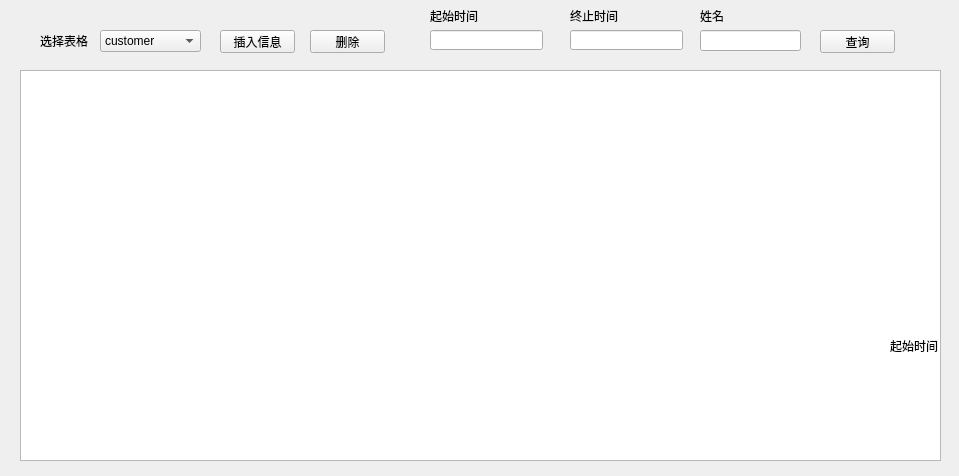
<?xml version="1.0" encoding="UTF-8"?>
<ui version="4.0">
 <class>DBmanager</class>
 <widget class="QWidget" name="DBmanager">
  <property name="geometry">
   <rect>
    <x>0</x>
    <y>0</y>
    <width>959</width>
    <height>476</height>
   </rect>
  </property>
  <property name="windowTitle">
   <string>Form</string>
  </property>
  <widget class="QTableWidget" name="tableWidget">
   <property name="geometry">
    <rect>
     <x>20</x>
     <y>70</y>
     <width>921</width>
     <height>391</height>
    </rect>
   </property>
  </widget>
  <widget class="QComboBox" name="comboBox">
   <property name="geometry">
    <rect>
     <x>100</x>
     <y>30</y>
     <width>101</width>
     <height>22</height>
    </rect>
   </property>
   <item>
    <property name="text">
     <string>customer</string>
    </property>
   </item>
   <item>
    <property name="text">
     <string>sportdata</string>
    </property>
   </item>
  </widget>
  <widget class="QPushButton" name="deleteButton">
   <property name="geometry">
    <rect>
     <x>310</x>
     <y>30</y>
     <width>75</width>
     <height>23</height>
    </rect>
   </property>
   <property name="text">
    <string>删除</string>
   </property>
  </widget>
  <widget class="QLabel" name="label">
   <property name="geometry">
    <rect>
     <x>40</x>
     <y>30</y>
     <width>51</width>
     <height>21</height>
    </rect>
   </property>
   <property name="text">
    <string>选择表格：</string>
   </property>
  </widget>
  <widget class="QPushButton" name="insertButton">
   <property name="geometry">
    <rect>
     <x>220</x>
     <y>30</y>
     <width>75</width>
     <height>23</height>
    </rect>
   </property>
   <property name="text">
    <string>插入信息</string>
   </property>
  </widget>
  <widget class="QLineEdit" name="startTimeEdit">
   <property name="geometry">
    <rect>
     <x>430</x>
     <y>30</y>
     <width>113</width>
     <height>20</height>
    </rect>
   </property>
  </widget>
  <widget class="QLineEdit" name="endTimeEdit">
   <property name="geometry">
    <rect>
     <x>570</x>
     <y>30</y>
     <width>113</width>
     <height>20</height>
    </rect>
   </property>
  </widget>
  <widget class="QPushButton" name="searchButton">
   <property name="geometry">
    <rect>
     <x>820</x>
     <y>30</y>
     <width>75</width>
     <height>23</height>
    </rect>
   </property>
   <property name="text">
    <string>查询</string>
   </property>
  </widget>
  <widget class="QLineEdit" name="nameEdit">
   <property name="geometry">
    <rect>
     <x>700</x>
     <y>30</y>
     <width>101</width>
     <height>21</height>
    </rect>
   </property>
  </widget>
  <widget class="QLabel" name="label_2">
   <property name="geometry">
    <rect>
     <x>430</x>
     <y>10</y>
     <width>54</width>
     <height>12</height>
    </rect>
   </property>
   <property name="text">
    <string>起始时间</string>
   </property>
  </widget>
  <widget class="QLabel" name="label_3">
   <property name="geometry">
    <rect>
     <x>570</x>
     <y>10</y>
     <width>54</width>
     <height>12</height>
    </rect>
   </property>
   <property name="text">
    <string>终止时间</string>
   </property>
  </widget>
  <widget class="QLabel" name="label_4">
   <property name="geometry">
    <rect>
     <x>890</x>
     <y>340</y>
     <width>54</width>
     <height>12</height>
    </rect>
   </property>
   <property name="text">
    <string>起始时间</string>
   </property>
  </widget>
  <widget class="QLabel" name="label_5">
   <property name="geometry">
    <rect>
     <x>700</x>
     <y>10</y>
     <width>54</width>
     <height>12</height>
    </rect>
   </property>
   <property name="text">
    <string>姓名</string>
   </property>
  </widget>
 </widget>
 <resources/>
 <connections/>
</ui>
